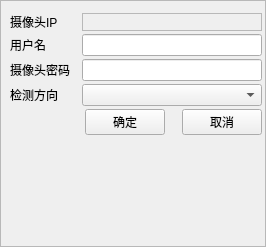
<?xml version="1.0" encoding="UTF-8"?>
<ui version="4.0">
 <class>control_panel</class>
 <widget class="QFrame" name="control_panel">
  <property name="geometry">
   <rect>
    <x>0</x>
    <y>0</y>
    <width>266</width>
    <height>247</height>
   </rect>
  </property>
  <property name="windowTitle">
   <string>Frame</string>
  </property>
  <property name="styleSheet">
   <string notr="true">border-color: rgb(144, 144, 144);</string>
  </property>
  <property name="frameShape">
   <enum>QFrame::StyledPanel</enum>
  </property>
  <layout class="QFormLayout" name="formLayout_2">
   <property name="horizontalSpacing">
    <number>12</number>
   </property>
   <property name="verticalSpacing">
    <number>3</number>
   </property>
   <property name="leftMargin">
    <number>9</number>
   </property>
   <property name="topMargin">
    <number>12</number>
   </property>
   <property name="rightMargin">
    <number>3</number>
   </property>
   <property name="bottomMargin">
    <number>5</number>
   </property>
   <item row="2" column="0">
    <widget class="QLabel" name="label_direct">
     <property name="text">
      <string>摄像头IP</string>
     </property>
    </widget>
   </item>
   <item row="2" column="1">
    <widget class="QFrame" name="frm_cam_ip">
     <property name="frameShape">
      <enum>QFrame::StyledPanel</enum>
     </property>
     <property name="frameShadow">
      <enum>QFrame::Raised</enum>
     </property>
    </widget>
   </item>
   <item row="3" column="0">
    <widget class="QLabel" name="label_2">
     <property name="text">
      <string>用户名</string>
     </property>
    </widget>
   </item>
   <item row="3" column="1">
    <widget class="QLineEdit" name="edit_cam_name"/>
   </item>
   <item row="4" column="0">
    <widget class="QLabel" name="label_4">
     <property name="text">
      <string>摄像头密码</string>
     </property>
    </widget>
   </item>
   <item row="4" column="1">
    <widget class="QLineEdit" name="edit_cam_pwd">
     <property name="styleSheet">
      <string notr="true">border-color: rgb(52, 52, 52);
font: 9pt &quot;SimSun&quot;;</string>
     </property>
     <property name="echoMode">
      <enum>QLineEdit::Password</enum>
     </property>
    </widget>
   </item>
   <item row="6" column="0">
    <widget class="QLabel" name="label">
     <property name="text">
      <string>检测方向</string>
     </property>
    </widget>
   </item>
   <item row="6" column="1">
    <widget class="QComboBox" name="comb_direction"/>
   </item>
   <item row="7" column="1">
    <layout class="QHBoxLayout" name="horizontalLayout">
     <property name="leftMargin">
      <number>3</number>
     </property>
     <item>
      <widget class="QPushButton" name="btn_ok">
       <property name="text">
        <string>确定</string>
       </property>
      </widget>
     </item>
     <item>
      <spacer name="horizontalSpacer">
       <property name="orientation">
        <enum>Qt::Horizontal</enum>
       </property>
       <property name="sizeHint" stdset="0">
        <size>
         <width>30</width>
         <height>20</height>
        </size>
       </property>
      </spacer>
     </item>
     <item>
      <widget class="QPushButton" name="btn_cancel">
       <property name="text">
        <string>取消</string>
       </property>
      </widget>
     </item>
    </layout>
   </item>
  </layout>
 </widget>
 <resources/>
 <connections/>
</ui>
